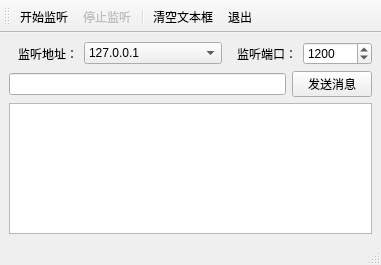
<?xml version="1.0" encoding="UTF-8"?>
<ui version="4.0">
 <class>MainWindow</class>
 <widget class="QMainWindow" name="MainWindow">
  <property name="geometry">
   <rect>
    <x>0</x>
    <y>0</y>
    <width>381</width>
    <height>265</height>
   </rect>
  </property>
  <property name="windowTitle">
   <string>MainWindow</string>
  </property>
  <widget class="QWidget" name="centralwidget">
   <layout class="QVBoxLayout" name="verticalLayout">
    <item>
     <layout class="QHBoxLayout" name="horizontalLayout" stretch="1,2,1,1">
      <item>
       <widget class="QLabel" name="label">
        <property name="text">
         <string>监听地址：</string>
        </property>
        <property name="alignment">
         <set>Qt::AlignmentFlag::AlignRight|Qt::AlignmentFlag::AlignTrailing|Qt::AlignmentFlag::AlignVCenter</set>
        </property>
       </widget>
      </item>
      <item>
       <widget class="QComboBox" name="comboBox">
        <item>
         <property name="text">
          <string>127.0.0.1</string>
         </property>
        </item>
       </widget>
      </item>
      <item>
       <widget class="QLabel" name="label_2">
        <property name="text">
         <string>监听端口：</string>
        </property>
        <property name="alignment">
         <set>Qt::AlignmentFlag::AlignRight|Qt::AlignmentFlag::AlignTrailing|Qt::AlignmentFlag::AlignVCenter</set>
        </property>
       </widget>
      </item>
      <item>
       <widget class="QSpinBox" name="spinBox">
        <property name="maximum">
         <number>9999</number>
        </property>
        <property name="value">
         <number>1200</number>
        </property>
       </widget>
      </item>
     </layout>
    </item>
    <item>
     <layout class="QHBoxLayout" name="horizontalLayout_2">
      <item>
       <widget class="QLineEdit" name="lineEdit"/>
      </item>
      <item>
       <widget class="QPushButton" name="pushButton">
        <property name="text">
         <string>发送消息</string>
        </property>
       </widget>
      </item>
     </layout>
    </item>
    <item>
     <widget class="QPlainTextEdit" name="plainTextEdit"/>
    </item>
   </layout>
  </widget>
  <widget class="QStatusBar" name="statusbar"/>
  <widget class="QToolBar" name="toolBar">
   <property name="windowTitle">
    <string>toolBar</string>
   </property>
   <attribute name="toolBarArea">
    <enum>TopToolBarArea</enum>
   </attribute>
   <attribute name="toolBarBreak">
    <bool>false</bool>
   </attribute>
   <addaction name="actList"/>
   <addaction name="actStop"/>
   <addaction name="separator"/>
   <addaction name="actClear"/>
   <addaction name="actQuit"/>
  </widget>
  <action name="actList">
   <property name="text">
    <string>开始监听</string>
   </property>
   <property name="menuRole">
    <enum>QAction::MenuRole::NoRole</enum>
   </property>
  </action>
  <action name="actStop">
   <property name="enabled">
    <bool>false</bool>
   </property>
   <property name="text">
    <string>停止监听</string>
   </property>
   <property name="menuRole">
    <enum>QAction::MenuRole::NoRole</enum>
   </property>
  </action>
  <action name="actClear">
   <property name="text">
    <string>清空文本框</string>
   </property>
   <property name="menuRole">
    <enum>QAction::MenuRole::NoRole</enum>
   </property>
  </action>
  <action name="actQuit">
   <property name="text">
    <string>退出</string>
   </property>
   <property name="menuRole">
    <enum>QAction::MenuRole::NoRole</enum>
   </property>
  </action>
 </widget>
 <resources/>
 <connections/>
</ui>
